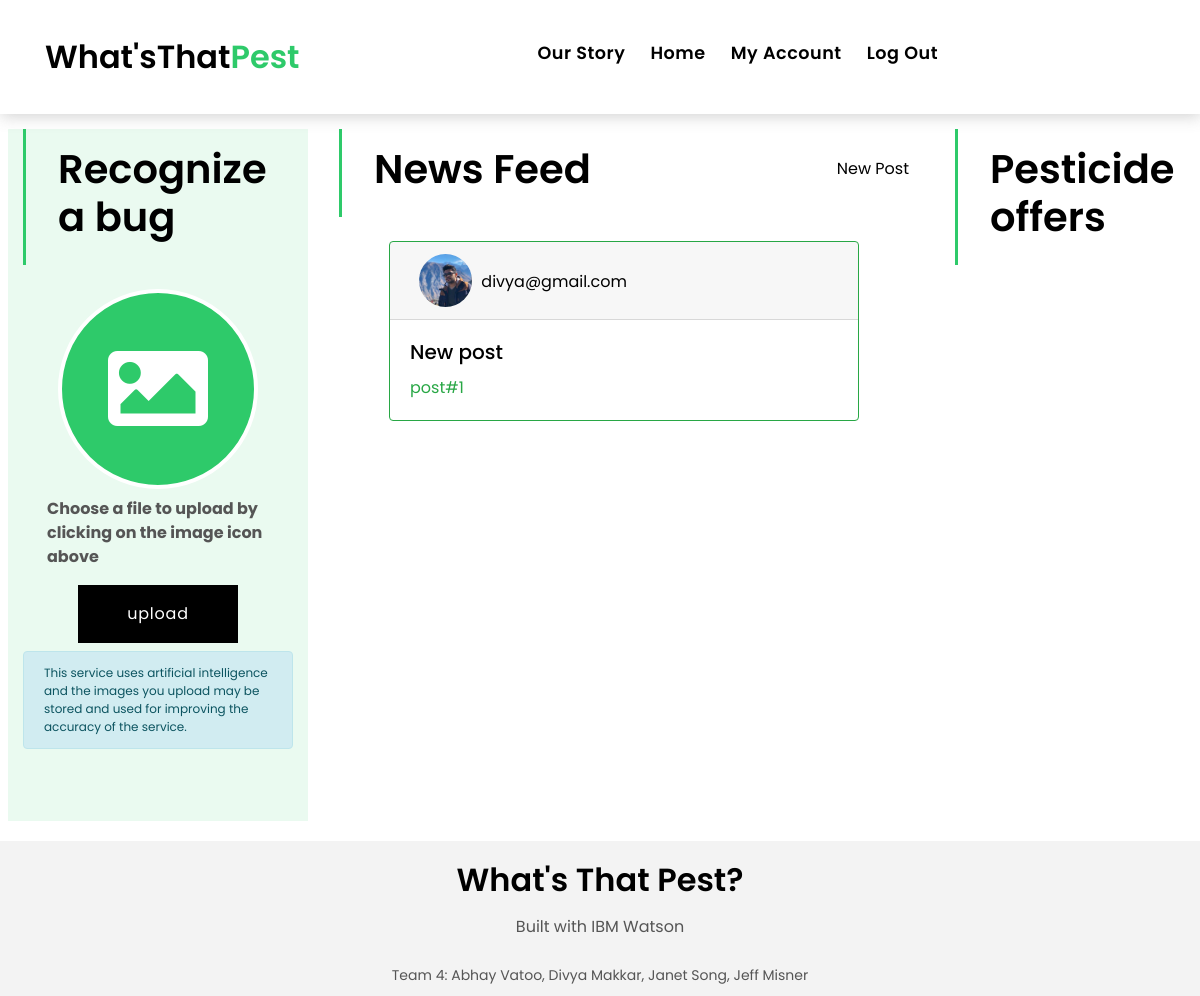
Screenshot of /home (signed in) with the database file from the repository.
### whatsThatPest/models.py (models this page shows, shortened)
class Post(db.Model):
    id = db.Column(db.Integer, primary_key=True)
    title = db.Column(db.String(100), nullable=False)
    date_posted = db.Column(db.DateTime, nullable=False, default=datetime.utcnow)
    content = db.Column(db.Text, nullable=False)
    user_id = db.Column(db.Integer, db.ForeignKey('user.id'), nullable=False)
    post_image = db.Column(db.String(20))

class User(db.Model, UserMixin):
    id = db.Column(db.Integer, primary_key=True)
    username = db.Column(db.String(20), unique=True, nullable=False)
    email = db.Column(db.String(120), unique=True, nullable=False)
    profile_image = db.Column(db.String(20), nullable=False, default='default.jpg')
    password = db.Column(db.String(60), nullable=False)
    posts = db.relationship('Post', backref='author', lazy=True)
    bugs = db.relationship('Bug', backref='author', lazy=True)

### whatsThatPest/main/routes.py (the view)
@main.route("/home")
@login_required
def home():
    form = BugRecognitionForm()
    posts = Post.query.order_by(Post.date_posted.desc())
    post_count = posts.count()
    return render_template('home.html', form=form, posts=posts, post_count=post_count)

### whatsThatPest/main/forms.py
class BugRecognitionForm(FlaskForm):
    picture = FileField('Upload bug picture', validators=[FileAllowed(['jpg', 'png'])])
    submit = SubmitField('upload')

### whatsThatPest/models.py (called while the page is built)
@login_manager.user_loader
def load_user(user_id):
    return User.query.get(int(user_id))

### whatsThatPest/templates/home.html (shortened to what this page needs)
{% extends "layout.html" %}
{% block content %}
<section class="news-grid grid">
    <div class="row">
        <div class="col-md-4">
        </div>
        <div class="col-md-4">
        </div>
        <div class="col-md-4">
        </div>
      <div class="col-md-3 ml-2 mr-2">
          <div class="row light-bg">
              <div class="col-md-12 col-lg-12 mb-4">
                <div class="title-single-box">
                  <h1 class="title-single">Recognize a bug</h1>
                </div>
              </div>
              <div class="col-md-12 col-lg-12">
                <form class="form-a contactForm" method="POST" action="/recognize" enctype="multipart/form-data">
                  <fieldset>
                    <div class="row">
                        <div class="col-md-12 mb-3">
                          <div class="card-box-d">
                            <div class="card-img-d wrapper">
                              <div class="file-upload">
                                  <i class="fa fa-image"></i>
                              </div>
                            </div>
                            <div class="card-img-d wrapper">
                              <p class="pl-4 pr-4 pt-2 font-weight-bold">Choose a file to upload by clicking on the image icon above</p>
                            </div>
                            <div class="card-img-d wrapper">
                              {{ form.submit(class="btn btn-a mb-2") }}
                            </div>
                            <div class="col-md-12 alert alert-info small-txt">This service uses artificial intelligence and the images you upload may be stored and used for improving the accuracy of the service.</div>
                          </div>
                        </div>
                    </div>
                  </fieldset>
                </form>
              </div>
          </div>
      </div>
      <div class="col-md-6 ml-2 mr-2">
        <div class="row">
          <div class="col-md-12 col-lg-8 col-sm-8 col-8 mb-4">
            <div class="title-single-box">
              <h1 class="title-single">News Feed</h1>
            </div>
          </div>
          <div class="col-md-12 col-lg-4 col-sm-4 col-4 mb-4">
            <nav aria-label="breadcrumb" class="breadcrumb-box d-flex justify-content-lg-end">
              <ol class="breadcrumb">
                <li class="breadcrumb-item">
                    <a href="/post/new">New Post</a>
                </li>
              </ol>
            </nav>
          </div>
          {% for post in posts %}
          <div class="col-md-1"></div>
          <div class="col-md-10">
              <div class="card border-success mb-3">
                <div class="card-header row mr-0 ml-0">
                  <div class="col-md-2 p-0">
                    <img class="rounded-circle article-img w-75 h-100 mx-auto d-block" src="{{ url_for('static', filename='profile_pics/' + post.author.profile_image) }}">
                  </div>
                  <div class="col-md-9 pt-3 pl-0">
                      <a class="mr-2" href="{{ url_for('users.user_posts', username=post.author.username) }}">{{ post.author.username }}</a>
                  </div>
                  <div class="col-md-1 pt-3 pl-0">
                  </div>
                </div>
                <div class="card-body text-success">
                  <h5 class="card-title">{{ post.title }}</h5>
                  <p class="card-text">{{ post.content }}</p>
                </div>
              </div>
          </div>
          <div class="col-md-1"></div>
          {% endfor %}
        </div>
      </div>
      <div class="col-md-2 ml-2 mr-2">
        <div class="row">
          <div class="col-md-12 col-lg-12  mb-4">
            <div class="title-single-box">
              <h1 class="title-single">Pesticide offers</h1>
            </div>
          </div>
        </div>
      </div>
    </div>
</section>
{% endblock content %}

### whatsThatPest/static/css/index.css (style rules this page uses)
body { font-family: 'Poppins', sans-serif; color: #555555; }
body, html { height: 100%; }
h1, h2, h3, h4, h5, h6 { color: #000000; }
a { color: #000000; transition: all .5s ease; }

### whatsThatPest/static/css/style.css (style rules this page uses)
body { font-family: 'Poppins', sans-serif; color: #555555; }
body, html { height: 100%; }
h1, h2, h3, h4, h5, h6 { color: #000000; }
a { color: #000000; transition: all .5s ease; }
.intro-single .title-single-box { padding: 1rem 0 1rem 2rem; }
.intro-single .title-single-box { border-left: 3px solid #2eca6a; }
.intro-single .title-single-box .title-single { font-weight: 600; font-size: 2.2rem; }
.intro-single .breadcrumb-box { padding: 1rem 0 0 .5rem; }
.intro-single .breadcrumb { background-color: transparent; padding-right: 0; padding-left: 0; }
.card-box-a, .card-box-b, .card-box-d { position: relative; overflow: hidden; -webkit-backface-visibility: hidden; backface-visibility: hidden; }
.btn { transition: .5s ease; }
.btn.btn-a, .btn.btn-b { border-radius: 0; padding: 1rem 3rem; letter-spacing: .05rem; }
.btn.btn-a { background-color: #000000; color: #ffffff; }
@media (min-width: 768px) { .intro-single .title-single-box .title-single { font-size: 2.1rem; } }
@media (min-width: 768px) { .grid .card-box-a, .grid .card-box-b, .grid .card-box-c, .grid .card-box-d { margin-bottom: 2.5rem; } }
@media (min-width: 992px) { .intro-single .title-single-box .title-single { font-size: 2.5rem; } }
.wrapper { width:100%; height:100%; display:flex; align-items:center; justify-content:center; }
.wrapper .file-upload { height:200px; width:200px; border-radius: 100px; position:relative; display:flex; justify-content:center; align-items: center; border:4px solid #FFFFFF; overflow:hidden; background-image: linear-gradient(to bottom, #2eca6a 50%, #FFFFFF 50%); background-size: 100% 200%; transition: all 1s; color: #FFFFFF; font-size:100px; }
.small-txt { font-size: 0.75rem; }
.light-bg { background-color: #eafaf0; }

### rows the page displays
Post: profile_image (picture), author.username "divya@gmail.com", title "New post", content "post#1"
